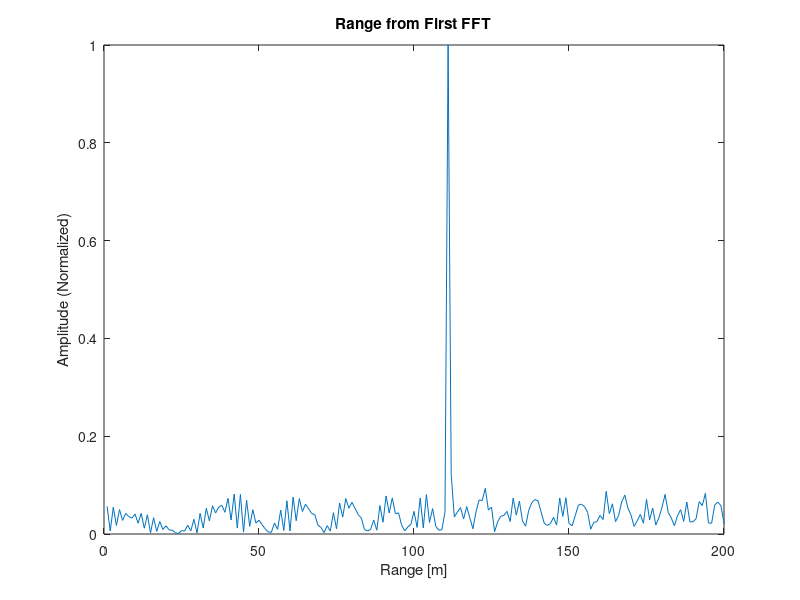

Here is the MATLAB script that generated this plot: (Note: a time limit stopped this script after it produced the figure.)
clear all
clc;
%pkg load control % octave packages
%pkg load signal %octave packages

%% Radar Specifications 
%%%%%%%%%%%%%%%%%%%%%%%%%%%
% Frequency of operation = 77GHz
% Max Range = 200m
% Range Resolution = 1 m
% Max Velocity = 100 m/s
%%%%%%%%%%%%%%%%%%%%%%%%%%%

c = 3e8
%% User Defined Range and Velocity of target
% *%TODO* :
% define the target's initial position and velocity. Note : Velocity
% remains contant
range = 110
vel = -20
max_range = 200
range_res = 1
max_vel = 100 % m/s
%% FMCW Waveform Generation

% *%TODO* :
%Design the FMCW waveform by giving the specs of each of its parameters.
% Calculate the Bandwidth (B), Chirp Time (Tchirp) and Slope (slope) of the FMCW
% chirp using the requirements above.
B = c / (2*range_res)
Tchirp = 5.5 * 2 * (max_range/c)  
slope = B/Tchirp

%Operating carrier frequency of Radar 
fc= 77e9;             %carrier freq

                                                          
%The number of chirps in one sequence. Its ideal to have 2^ value for the ease of running the FFT
%for Doppler Estimation. 
Nd=128;                   % #of doppler cells OR #of sent periods % number of chirps

%The number of samples on each chirp. 
Nr=1024;                  %for length of time OR # of range cells

% Timestamp for running the displacement scenario for every sample on each
% chirp
t=linspace(0,Nd*Tchirp,Nr*Nd); %total time for samples

%Creating the vectors for Tx, Rx and Mix based on the total samples input.
Tx=zeros(1,length(t)); %transmitted signal
Rx=zeros(1,length(t)); %received signal
Mix = zeros(1,length(t)); %beat signal

%Similar vectors for range_covered and time delay.
r_t=zeros(1,length(t));
td=zeros(1,length(t));

%% Signal generation and Moving Target simulation
% Running the radar scenario over the time. 

for i=1:length(t)         
  % *%TODO* 
  %For each time stamp update the Range of the Target for constant velocity. 
  r_t(i) = range + (vel*t(i));
  td(i) = (2 * r_t(i)) / c;

  % *%TODO* :
  %For each time sample we need update the transmitted and
  %received signal. 

  Tx(i)   = cos(2*pi*(fc*t(i) + (slope*t(i)^2)/2 ) );
  Rx(i)   = cos(2*pi*(fc*(t(i) -td(i)) + (slope * (t(i)-td(i))^2)/2 ) );
    
  % *%TODO* :
  %Now by mixing the Transmit and Receive generate the beat signal
  %This is done by element wise matrix multiplication of Transmit and
  %Receiver Signal

  Mix(i) = Tx(i) .* Rx(i);
end

%% RANGE MEASUREMENT

 % *%TODO* :
%reshape the vector into Nr*Nd array. Nr and Nd here would also define the size of
%Range and Doppler FFT respectively.
Mix = reshape(Mix, [Nr, Nd]);

 % *%TODO* :
%run the FFT on the beat signal along the range bins dimension (Nr) and
%normalize.
signal_fft = fft(Mix, Nr);

 % *%TODO* :
% Take the absolute value of FFT output
signal_fft = abs(signal_fft);
signal_fft = signal_fft ./ max(signal_fft); % Normalize

 % *%TODO* :
% Output of FFT is double sided signal, but we are interested in only one side of the spectrum.
% Hence we throw out half of the samples.
signal_fft = signal_fft(1 : Nr/2-1);


%plotting the range
figure ('Name','Range from First FFT')
#subplot(2,1,1)

 % *%TODO* :
 % plot FFT output 
plot(signal_fft);
axis ([0 180 0 1]);
title('Range from First FFT');
ylabel('Amplitude (Normalized)');
xlabel('Range [m]');
axis ([0 200 0 1]);
print -djpg range_1st_fft.jpg

%% RANGE DOPPLER RESPONSE
% The 2D FFT implementation is already provided here. This will run a 2DFFT
% on the mixed signal (beat signal) output and generate a range doppler
% map.You will implement CFAR on the generated RDM


% Range Doppler Map Generation.

% The output of the 2D FFT is an image that has reponse in the range and
% doppler FFT bins. So, it is important to convert the axis from bin sizes
% to range and doppler based on their Max values.

Mix=reshape(Mix,[Nr,Nd]);

% 2D FFT using the FFT size for both dimensions.
signal_fft2 = fft2(Mix,Nr,Nd);

% Taking just one side of signal from Range dimension.
signal_fft2 = signal_fft2(1:Nr/2,1:Nd);
signal_fft2 = fftshift (signal_fft2);

RDM = abs(signal_fft2);
RDM = 10*log10(RDM) ;

%use the surf function to plot the output of 2DFFT and to show axis in both
%dimensions

doppler_axis = linspace(-100,100,Nd);
range_axis = linspace(-200,200,Nr/2)*((Nr/2)/400);

%figure,surf(doppler_axis,range_axis,RDM);
%title('Amplitude and Range From FFT2');
%xlabel('Speed');
%ylabel('Range');
%zlabel('Amplitude');


%% CFAR implementation

%Slide Window through the complete Range Doppler Map

% *%TODO* :
%Select the number of Training Cells in both the dimensions.
n_train_cells = 10;
n_train_bands = 8;

% *%TODO* :
%Select the number of Guard Cells in both dimensions around the Cell under 
%test (CUT) for accurate estimation
n_guard_cells = 4;
n_guard_bands = 4;

% *%TODO* :
% offset the threshold by SNR value in dB
offset = 1.4;

% *%TODO* :
%Create a vector to store noise_level for each iteration on training cells
noise_level = zeros(1,1);


% *%TODO* :
%design a loop such that it slides the CUT across range doppler map by
%giving margins at the edges for Training and Guard Cells.
%For every iteration sum the signal level within all the training
%cells. To sum convert the value from logarithmic to linear using db2pow
%function. Average the summed values for all of the training%cells used. After averaging convert it back to logarithimic using pow2db.
%Further add the offset to it to determine the threshold. Next, compare the
%signal under CUT with this threshold. If the CUT level > threshold assign
%it a value of 1, else equate it to 0.


   % Use RDM[x,y] as the matrix from the output of 2D FFT for implementing
   % CFAR

RDM = RDM / max(RDM(:));


for row0 = n_train_cells + n_guard_cells + 1 : (Nr/2) - (n_train_cells + n_guard_cells)
  for col0 = n_train_bands + n_guard_bands + 1 : (Nd) - (n_train_bands + n_guard_bands)
    %Create a vector to store noise_level for each iteration on training cells
    noise_level = zeros(1, 1);

    for row1 = row0 - (n_train_cells + n_guard_cells) : row0 + (n_train_cells + n_guard_cells)
      for col1 = col0 - (n_train_bands + n_guard_bands) : col0 + (n_train_bands + n_guard_bands)
        if (abs(row0 - row1) > n_guard_cells || abs(col0 - col1) > n_guard_bands)
          noise_level = noise_level + db2pow(RDM(row1, col1));
        end
      end
    end

    % Calculate threshold from noise average then add the offset
    thresh = pow2db(noise_level / (2 * (n_train_bands + n_guard_bands + 1) * 2 * (n_train_cells + n_guard_cells + 1) - (n_guard_cells * n_guard_bands) - 1));
    thresh = thresh + offset;

    CUT = RDM(row1,col1);

    if (CUT < thresh)
      RDM(row0, col0) = 0;
    else
      RDM(row0, col0) = 1;
    end

  end
end


% *%TODO* :
% The process above will generate a thresholded block, which is smaller 
%than the Range Doppler Map as the CUT cannot be located at the edges of
%matrix. Hence,few cells will not be thresholded. To keep the map size same
% set those values to 0. 
 
RDM(RDM~=0 & RDM~=1) = 0;

% *%TODO* :
%display the CFAR output using the Surf function like we did for Range
%Doppler Response output.
figure('Name', 'CA-CFAR Filtered RDM')
surf(doppler_axis, range_axis, RDM);
colorbar;
title( 'CA-CFAR Filtered RDM surface plot');
xlabel('Speed');
ylabel('Range');
zlabel('Normalized Amplitude');

view(315, 45);
print -djpg range_2nd_fft_afterCFAR.jpg

 
 
